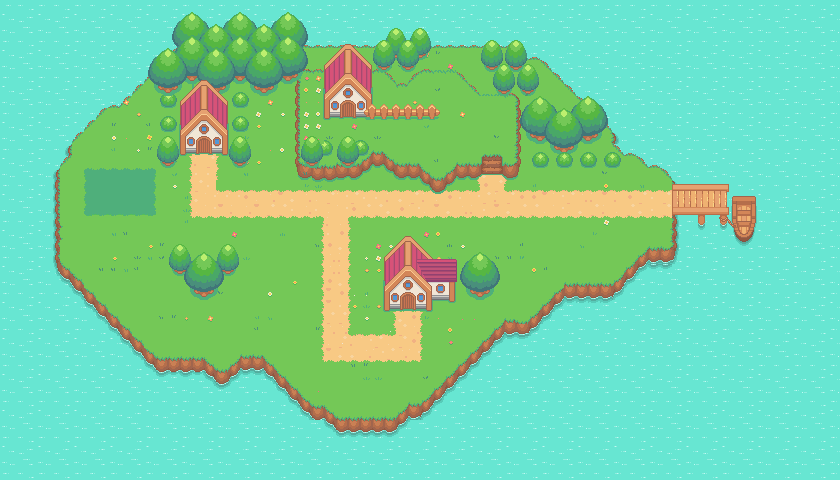

A level layout from a 2D game, rendered from its tile map. Below: a short description, then the map file with tile-grid data replaced by summaries:
An orthogonal 70x40 tile map with 12x12 px tiles, 13 tile layers (Water, Land, Battle Patch, Dock, ...), 2 hidden layers not drawn, 2 tilesets.

<map version="1.10" tiledversion="1.11.2" orientation="orthogonal" renderorder="right-down" width="70" height="40" tilewidth="12" tileheight="12" infinite="0" nextlayerid="17" nextobjectid="1">
 <tileset firstgid="1" source="RPG Game.tsx" />
 <tileset firstgid="1025" source="CollisionTileset.tsx" />
 <layer id="1" name="Water" width="70" height="40">
  <data>[2800 cells, 2800 non-empty, 9 distinct tile ids]</data>
 </layer>
 <layer id="2" name="Land" width="70" height="40">
  <data>[2800 cells, 1338 non-empty, 68 distinct tile ids]</data>
 </layer>
 <layer id="8" name="Battle Patch" width="70" height="40">
  <data>[2800 cells, 24 non-empty, 9 distinct tile ids]</data>
 </layer>
 <layer id="11" name="Dock" width="70" height="40">
  <data>[2800 cells, 48 non-empty, 48 distinct tile ids]</data>
 </layer>
 <layer id="7" name="Paths" width="70" height="40">
  <data>[2800 cells, 268 non-empty, 19 distinct tile ids]</data>
 </layer>
 <layer id="3" name="Plateau" width="70" height="40">
  <data>[2800 cells, 160 non-empty, 100 distinct tile ids]</data>
 </layer>
 <layer id="9" name="Grass and Flowers" width="70" height="40">
  <data>[2800 cells, 151 non-empty, 39 distinct tile ids]</data>
 </layer>
 <layer id="6" name="Trees2" width="70" height="40">
  <data>[2800 cells, 133 non-empty, 28 distinct tile ids]</data>
 </layer>
 <layer id="5" name="Trees" width="70" height="40">
  <data>[2800 cells, 145 non-empty, 34 distinct tile ids]</data>
 </layer>
 <layer id="15" name="Trees3" width="70" height="40">
  <data>[2800 cells, 48 non-empty, 16 distinct tile ids]</data>
 </layer>
 <layer id="16" name="Trees4" width="70" height="40">
  <data>[2800 cells, 76 non-empty, 26 distinct tile ids]</data>
 </layer>
 <layer id="4" name="House" width="70" height="40">
  <data>[2800 cells, 160 non-empty, 112 distinct tile ids]</data>
 </layer>
 <layer id="12" name="Collisions" width="70" height="40" visible="0" opacity="0.46">
  <data>[2800 cells, 214 non-empty, 1 distinct tile ids]</data>
 </layer>
 <layer id="14" name="Fences" width="70" height="40">
  <data>[2800 cells, 14 non-empty, 8 distinct tile ids]</data>
 </layer>
 <layer id="13" name="Foreground Objects" width="70" height="40" visible="0">
  <data>[2800 cells, 8 non-empty, 5 distinct tile ids]</data>
 </layer>
</map>
